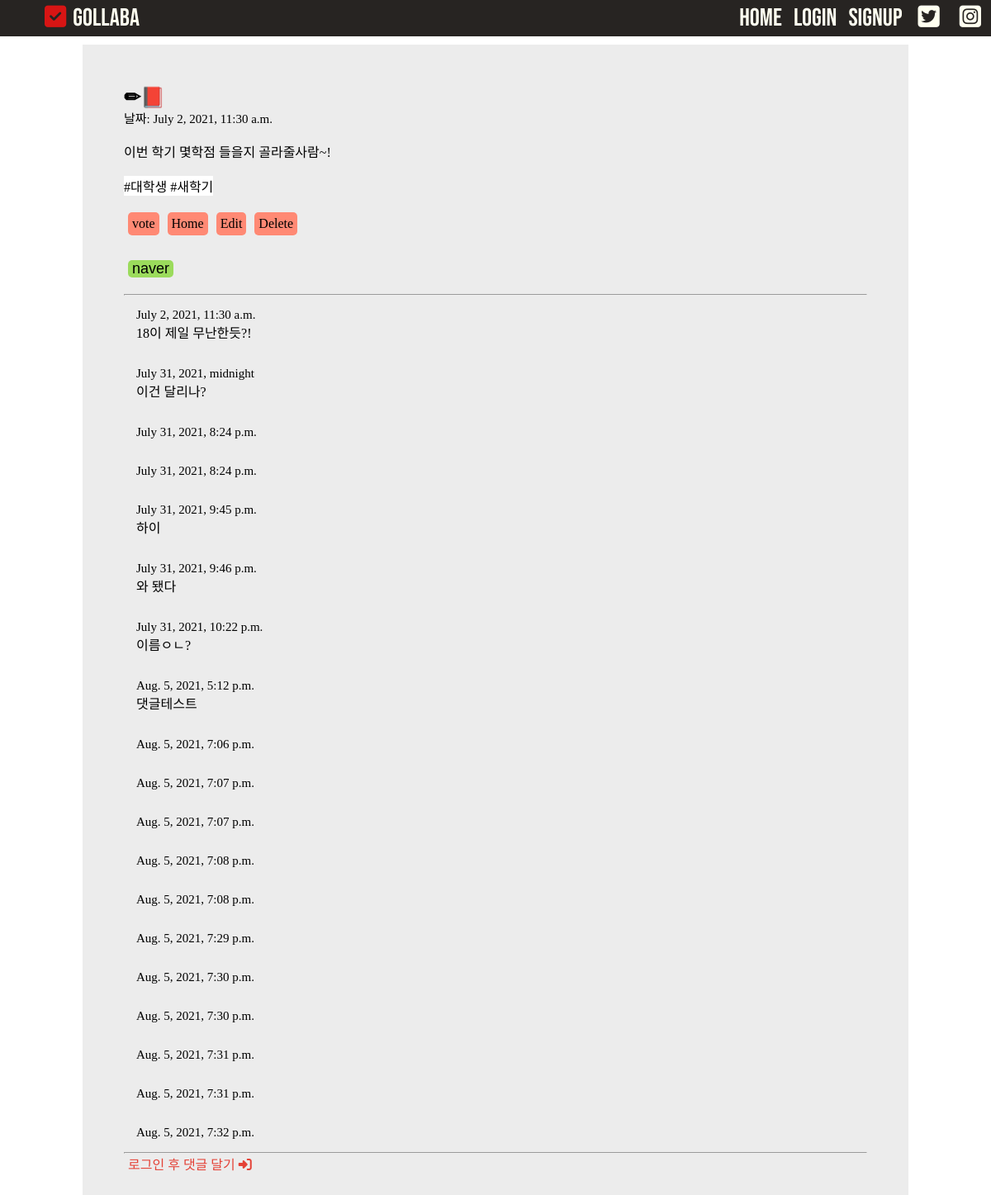
The page /blog/1 on the database its author committed.
### blog/models.py (models this page shows, shortened)
class Blog(models.Model):
    title = models.CharField(max_length=200)
    pub_date = models.DateTimeField('date published')
    body = models.TextField()
    hashtag = models.ManyToManyField(HashTag)

class HashTag(models.Model):
    hashtag_name = models.CharField(max_length=100)
    def __str__(self):
        return self.hashtag_name

class Comment(models.Model):
    post = models.ForeignKey(
        Blog, related_name='comments', on_delete=models.CASCADE, null=True)
    author_name = models.CharField(max_length=20)
    comment_text = models.TextField()
    created_at = models.DateTimeField(default=timezone.now)

### blog/views.py (the view)
# urls.py: path("blog/<int:blog_id>", blog.detail, name="detail"),
def detail(request, blog_id):
    blog_detail = get_object_or_404(Blog, pk=blog_id)
    comments = Comment.objects.filter(post=blog_id)
    blog_hashtag = blog_detail.hashtag.all()
    if request.method == "POST":
        comment = Comment()
        comment.post = blog_detail
        comment.comment_text = request.POST['body']
        comment.date = timezone.now()
        comment.save()
    return render(request, 'detail.html', {'blog': blog_detail, 'comments': comments, 'hashtags': blog_hashtag})

### blog/templates/detail.html (shortened to what this page needs)
{% load static %}
<!DOCTYPE html>
<html lang="en">
<head>
    <link rel="stylesheet" href="{% static 'css/detail.css' %}" type="text/css">
    <link rel="stylesheet" href="{% static 'css/main.css' %}" type="text/css">
</head>
<body>
    <nav class="navbar">
        <ul class="navbar_logo">
            <li><a href="{% url 'home' %}"><i class="fas fa-check-square"></i></a></li>
            <li><a href="{% url 'home' %}" id="rr">Gollaba</a></li>
        </ul>
        <ul class="navbar_menu">
            <li class="nav-item">
              <a class="nav-link" href="{% url 'home' %}">HOME</a>
            </li>
            {% if not user.is_authenticated %}
            <li class="nav-item">
              <a class="nav-link" href="{% url 'login' %}">Login</a>
            </li>
            {% endif %}
            {% if not user.is_authenticated %}
            <li class="nav-item">
              <a class="nav-link" href="{% url 'register' %}">Signup</a>
            </li>
            {% endif %}
          <li><a href="https://twitter.com/TwitterKorea"><i class="fab fa-twitter-square"></i></a></li>
          <li><a href="https://www.instagram.com/"><i class="fab fa-instagram-square"></i></a></li>
          </ul>
    </nav>
    <div class="content-box">
        <div class="blank1">
        </div>
        <div class="outer">
            <div class="title">
                <h2>{{ blog.title }}</h2>
                <p class="date">날짜: {{ blog.pub_date }}</p>
            </div>
            <br>
            <div class="body">
                <p>{{ blog.body }}</p>
            </div>
            <br>
            <p class="hashtag">
                {% for hashtag in hashtags.all %}
                #{{ hashtag }}
                {% endfor %}
            </p>
            <div class="buttons">
                <a class="btn" href="{% url 'main' %}">vote</a>
                <a href="{% url 'home' %}" class="btn" >Home</a>
                <a href="{% url 'edit' blog.id %}" class="btn">Edit</a>
                <a href="{% url 'delete' blog.id %}" class="btn">Delete</a>
            </div>
            <div class="shares">
            <a href="http://blog.naver.com/openapi/share?url=%22+encodeURIComponent(%22http://www.sample.com/sample.jsp?param1=value1&param2=value2"><input type="button" value="naver" class="share_naver" onclick="share()"/></a>
            </div>
            <hr>
            {% for comment in blog.comments.all %}
            <div class="comment">
                <div class="date">  {{ comment.created_at }}</div>
                <p> {{comment.comment_text|linebreaks }}</p>
            </div>
            {% empty %}
            <p>댓글을 달아주세요 :)</p>
            {% endfor %}
            <hr>
            <div class="comments">
                {% if not user.is_authenticated %}
                    <p><a href="{% url 'login' %}">로그인 후 댓글 달기 <i class="fas fa-sign-in-alt"></i></a></p>
                {% endif %}
                    </div>
                </div>
            </div>
    </body>
</html>

### blog/static/css/detail.css (style rules this page uses)
.content-box { display: grid; grid-template-columns: 1fr 2fr 1fr; }
.outer { width: 1000px; background-color: rgb(236, 236, 236); padding: 5%; }
.title { display: grid; width: 1000px; }
.body { display: grid; width: 1000px; }
.date { font-size: 15px; color: black; }
.comment { border: 1px; border-style: none; padding: 15px; }
.outer > .hashtag { margin-bottom: 10px; background-color:rgb(255, 255, 255); display: inline-block; }
.content-box { margin: 10px; }
.buttons { display: flex; padding-bottom: 10px; }
.btn { text-decoration: none; color: black; background-color: rgb(255, 137, 116); border-radius: 5px; padding: 5px; margin-right: 5px; }
.share_naver { background-color: rgb(155, 219, 92); border-style: none; padding: 0px 5px; border-radius: 5px; margin:0; font-size: large; }
.shares { display: flex; margin-bottom: 10px; align-items: center; }
.comments { display: flex; }
a { text-decoration: none; color: rgb(228, 66, 55); margin: 10px 5px; }

### blog/static/css/main.css (style rules this page uses)
* { box-sizing: border-box; list-style: none; text-decoration: none; margin: 0px; padding: 0px; height: auto; }
.navbar { font-family: 'Bebas Neue', cursive; display: flex; justify-content: space-between; align-items: center; width: 100%; height: auto; background-color: #272422; font-size: 30px; text-align: center; }
.navbar_logo { display : flex; list-style: none; margin: 0; text-decoration: none; margin-left: 50px; }
.navbar_logo li { padding: 4px; margin: 0; }
.navbar_logo li a { color: #D71514; margin: 0; text-decoration: none; }
#rr { color: ivory; }
.navbar_menu { display : flex; list-style: none; margin:0; justify-content: center; text-align: center; align-items: center; }
.navbar_menu li { padding: 4px; margin: 0; text-align: center; justify-content: center; align-items: center; }
.navbar_menu li a { color: ivory; text-decoration: none; padding: 0 3px 0 3px; }
.nav-link { margin:0; justify-content: center; text-align: center; align-items: center; }
.nav-item { margin:0; justify-content: center; text-align: center; align-items: center; }

### rows shown on the page
Blog: title "✏📕", pub_date "July 2, 2021, 11:30 a.m.", body "이번 학기 몇학점 들을지 골라줄사람~!"
HashTag: hashtag_name "대학생"
HashTag: hashtag_name "새학기"
Comment: created_at "July 2, 2021, 11:30 a.m.", comment_text "18이 제일 무난한듯?!"
Comment: created_at "July 31, 2021, midnight", comment_text "이건 달리나?"
Comment: created_at "July 31, 2021, 8:24 p.m."
Comment: created_at "July 31, 2021, 8:24 p.m."
Comment: created_at "July 31, 2021, 9:45 p.m.", comment_text "하이"
Comment: created_at "July 31, 2021, 9:46 p.m.", comment_text "와 됐다"
Comment: created_at "July 31, 2021, 10:22 p.m.", comment_text "이름ㅇㄴ?"
Comment: created_at "Aug. 5, 2021, 5:12 p.m.", comment_text "댓글테스트"
Comment: created_at "Aug. 5, 2021, 7:06 p.m."
Comment: created_at "Aug. 5, 2021, 7:07 p.m."
Comment: created_at "Aug. 5, 2021, 7:07 p.m."
Comment: created_at "Aug. 5, 2021, 7:08 p.m."
Comment: created_at "Aug. 5, 2021, 7:08 p.m."
Comment: created_at "Aug. 5, 2021, 7:29 p.m."
Comment: created_at "Aug. 5, 2021, 7:30 p.m."
Comment: created_at "Aug. 5, 2021, 7:30 p.m."
Comment: created_at "Aug. 5, 2021, 7:31 p.m."
Comment: created_at "Aug. 5, 2021, 7:31 p.m."
Comment: created_at "Aug. 5, 2021, 7:32 p.m."
